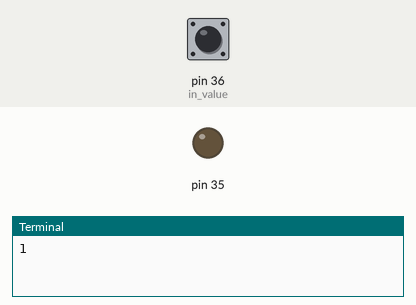
A program run on a simulated Raspberry Pi (header pin numbers). Shown: output pins drawn as LEDs (lit = HIGH), the last lines printed to the terminal. The test bench sets the inputs (shaded band); at power-on: pin 36 (in_value) HIGH.

Above: at 1.2 s.
1.3 s: pin 36 (in_value) pulled LOW for 2.35 s
At 4.2 s:
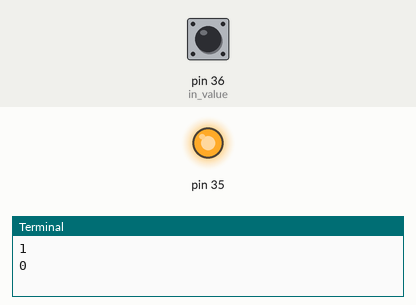
Timing chart, 0 to 6.5 s (numbered marks = the images above; inputs shaded):
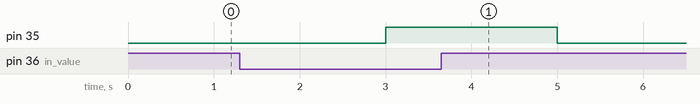

The program:

led.py
```python
#!/user/bin/env python

import RPi.GPIO as GPIO
import time

GPIO.setmode(GPIO.BOARD)
GPIO.setup(35,GPIO.OUT)
GPIO.setup(36,GPIO.IN,pull_up_down=GPIO.PUD_UP)
while True:
    in_value = GPIO.input(36)
    time.sleep(1)
    print in_value

    if in_value == False:
        GPIO.output(35,True)
        time.sleep(1)
    else:
        GPIO.output(35,False)
        time.sleep(1)
```

Measured:
- after the input at 1.3 s, pin 35: LOW → HIGH after 1.7 s, → LOW 2.0 s later
